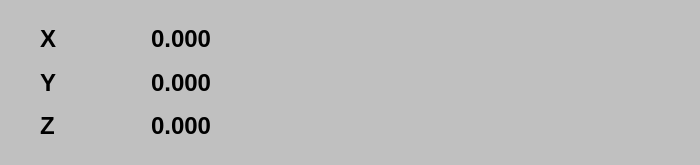
<?xml version="1.0" encoding="UTF-8"?>
<ui version="4.0">
 <class>Form</class>
 <widget class="QWidget" name="Form">
  <property name="geometry">
   <rect>
    <x>0</x>
    <y>0</y>
    <width>700</width>
    <height>165</height>
   </rect>
  </property>
  <property name="minimumSize">
   <size>
    <width>700</width>
    <height>165</height>
   </size>
  </property>
  <property name="maximumSize">
   <size>
    <width>700</width>
    <height>165</height>
   </size>
  </property>
  <property name="windowTitle">
   <string>Form</string>
  </property>
  <property name="styleSheet">
   <string notr="true">background-color: rgb(192, 192, 192);</string>
  </property>
  <layout class="QHBoxLayout" name="horizontalLayout" stretch="1,1">
   <item>
    <widget class="QWidget" name="widget" native="true">
     <property name="styleSheet">
      <string notr="true"/>
     </property>
     <layout class="QGridLayout" name="gridLayout" columnstretch="2,3">
      <item row="0" column="0">
       <widget class="QLabel" name="label">
        <property name="font">
         <font>
          <pointsize>18</pointsize>
          <weight>75</weight>
          <bold>true</bold>
         </font>
        </property>
        <property name="styleSheet">
         <string notr="true"/>
        </property>
        <property name="text">
         <string>X</string>
        </property>
        <property name="indent">
         <number>20</number>
        </property>
       </widget>
      </item>
      <item row="0" column="1">
       <widget class="QLabel" name="Lab_X_Pos">
        <property name="font">
         <font>
          <pointsize>18</pointsize>
          <weight>75</weight>
          <bold>true</bold>
         </font>
        </property>
        <property name="styleSheet">
         <string notr="true"/>
        </property>
        <property name="text">
         <string>0.000</string>
        </property>
       </widget>
      </item>
      <item row="1" column="0">
       <widget class="QLabel" name="label_2">
        <property name="font">
         <font>
          <pointsize>18</pointsize>
          <weight>75</weight>
          <bold>true</bold>
         </font>
        </property>
        <property name="styleSheet">
         <string notr="true"/>
        </property>
        <property name="text">
         <string>Y</string>
        </property>
        <property name="indent">
         <number>20</number>
        </property>
       </widget>
      </item>
      <item row="1" column="1">
       <widget class="QLabel" name="Lab_Y_Pos">
        <property name="font">
         <font>
          <pointsize>18</pointsize>
          <weight>75</weight>
          <bold>true</bold>
         </font>
        </property>
        <property name="styleSheet">
         <string notr="true"/>
        </property>
        <property name="text">
         <string>0.000</string>
        </property>
       </widget>
      </item>
      <item row="2" column="0">
       <widget class="QLabel" name="label_3">
        <property name="font">
         <font>
          <pointsize>18</pointsize>
          <weight>75</weight>
          <bold>true</bold>
         </font>
        </property>
        <property name="styleSheet">
         <string notr="true"/>
        </property>
        <property name="text">
         <string>Z</string>
        </property>
        <property name="indent">
         <number>20</number>
        </property>
       </widget>
      </item>
      <item row="2" column="1">
       <widget class="QLabel" name="Lab_Z_Pos">
        <property name="font">
         <font>
          <pointsize>18</pointsize>
          <weight>75</weight>
          <bold>true</bold>
         </font>
        </property>
        <property name="styleSheet">
         <string notr="true"/>
        </property>
        <property name="text">
         <string>0.000</string>
        </property>
       </widget>
      </item>
     </layout>
    </widget>
   </item>
   <item>
    <widget class="QWidget" name="widget_2" native="true">
     <property name="styleSheet">
      <string notr="true"/>
     </property>
    </widget>
   </item>
  </layout>
 </widget>
 <resources/>
 <connections/>
</ui>
